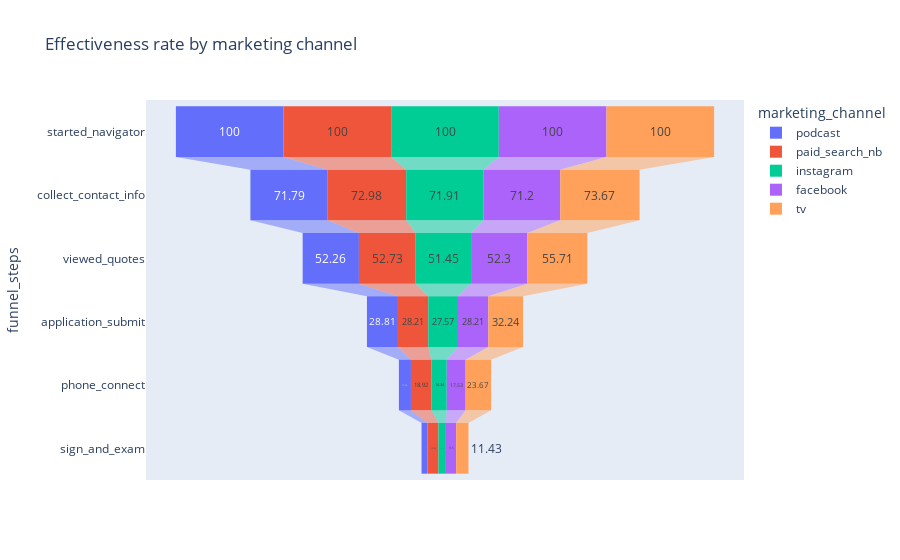

The notebook cell this image was saved under:
### Code cell
# Create dataframe to store the convertion rate by different Marketing Channel
df_cr = pd.DataFrame()

# run the loop over every marketing channel
for channel in ['podcast','paid_search_nb','instagram','facebook','tv']:
    df_channel = df[df['marketing_channels']==channel].groupby(['funnel_steps'])[['user_id']].count().sort_values(by=('user_id'), ascending=False).rename(columns={'user_id':'n_users'})
    df_channel['%_group'] = 100*df_channel['n_users']/df_channel['n_users'][0]
    df_channel['%_group'] = df_channel['%_group'].round(2)
    df_mark_ch = pd.merge(df_channel, df_step_process, left_index=True, right_index=True)
    df_mark_ch['marketing_channel'] = channel
    df_cr = pd.concat([df_cr, df_mark_ch], axis=0)

df_cr['% users'] = 100*df_cr['n_users_x']/df_cr['n_users_y']
df_cr['% users'] = df_cr['% users'].round(2)
fig = px.funnel(df_cr, 
                x = '%_group', 
                y = df_cr.index, 
                color='marketing_channel',
                title='Effectiveness rate by marketing channel')
fig.show()

### Figure 1 — Plotly figure (JSON) as saved in the notebook; plotly's stock layout.template omitted (floating-point values rounded to 4 significant figures)
{"data": [{"hovertemplate": "marketing_channel=podcast<br>%_group=%{x}<br>funnel_steps=%{y}<extra></extra>", "legendgroup": "podcast", "marker": {"color": "#636efa"}, "name": "podcast", "orientation": "h", "showlegend": true, "type": "funnel", "x": [100, 71.79, 52.26, 28.81, 11.19, 5.6], "xaxis": "x", "y": ["started_navigator", "collect_contact_info", "viewed_quotes", "application_submit", "phone_connect", "sign_and_exam"], "yaxis": "y"}, {"hovertemplate": "marketing_channel=paid_search_nb<br>%_group=%{x}<br>funnel_steps=%{y}<extra></extra>", "legendgroup": "paid_search_nb", "marker": {"color": "#EF553B"}, "name": "paid_search_nb", "orientation": "h", "showlegend": true, "type": "funnel", "x": [100, 72.98, 52.73, 28.21, 18.92, 10.09], "xaxis": "x", "y": ["started_navigator", "collect_contact_info", "viewed_quotes", "application_submit", "phone_connect", "sign_and_exam"], "yaxis": "y"}, {"hovertemplate": "marketing_channel=instagram<br>%_group=%{x}<br>funnel_steps=%{y}<extra></extra>", "legendgroup": "instagram", "marker": {"color": "#00cc96"}, "name": "instagram", "orientation": "h", "showlegend": true, "type": "funnel", "x": [100, 71.91, 51.45, 27.57, 14.34, 6.97], "xaxis": "x", "y": ["started_navigator", "collect_contact_info", "viewed_quotes", "application_submit", "phone_connect", "sign_and_exam"], "yaxis": "y"}, {"hovertemplate": "marketing_channel=facebook<br>%_group=%{x}<br>funnel_steps=%{y}<extra></extra>", "legendgroup": "facebook", "marker": {"color": "#ab63fa"}, "name": "facebook", "orientation": "h", "showlegend": true, "type": "funnel", "x": [100, 71.2, 52.3, 28.21, 17.53, 9.5], "xaxis": "x", "y": ["started_navigator", "collect_contact_info", "viewed_quotes", "application_submit", "phone_connect", "sign_and_exam"], "yaxis": "y"}, {"hovertemplate": "marketing_channel=tv<br>%_group=%{x}<br>funnel_steps=%{y}<extra></extra>", "legendgroup": "tv", "marker": {"color": "#FFA15A"}, "name": "tv", "orientation": "h", "showlegend": true, "type": "funnel", "x": [100, 73.67, 55.71, 32.24, 23.67, 11.43], "xaxis": "x", "y": ["started_navigator", "collect_contact_info", "viewed_quotes", "application_submit", "phone_connect", "sign_and_exam"], "yaxis": "y"}], "layout": {"legend": {"title": {"text": "marketing_channel"}, "tracegroupgap": 0}, "title": {"text": "Effectiveness rate by marketing channel"}, "xaxis": {"anchor": "y", "domain": [0, 1], "title": {"text": "%_group"}}, "yaxis": {"anchor": "x", "domain": [0, 1], "title": {"text": "funnel_steps"}}}}
